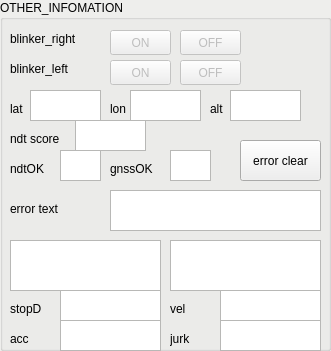
     <widget class="QGroupBox" name="groupBox_other">
      <property name="enabled">
       <bool>true</bool>
      </property>
      <property name="geometry">
       <rect>
        <x>350</x>
        <y>260</y>
        <width>331</width>
        <height>351</height>
       </rect>
      </property>
      <property name="palette">
       <palette>
        <active>
         <colorrole role="Base">
          <brush brushstyle="SolidPattern">
           <color alpha="255">
            <red>255</red>
            <green>255</green>
            <blue>255</blue>
           </color>
          </brush>
         </colorrole>
         <colorrole role="Window">
          <brush brushstyle="SolidPattern">
           <color alpha="255">
            <red>238</red>
            <green>238</green>
            <blue>236</blue>
           </color>
          </brush>
         </colorrole>
        </active>
        <inactive>
         <colorrole role="Base">
          <brush brushstyle="SolidPattern">
           <color alpha="255">
            <red>255</red>
            <green>255</green>
            <blue>255</blue>
           </color>
          </brush>
         </colorrole>
         <colorrole role="Window">
          <brush brushstyle="SolidPattern">
           <color alpha="255">
            <red>238</red>
            <green>238</green>
            <blue>236</blue>
           </color>
          </brush>
         </colorrole>
        </inactive>
        <disabled>
         <colorrole role="Base">
          <brush brushstyle="SolidPattern">
           <color alpha="255">
            <red>238</red>
            <green>238</green>
            <blue>236</blue>
           </color>
          </brush>
         </colorrole>
         <colorrole role="Window">
          <brush brushstyle="SolidPattern">
           <color alpha="255">
            <red>238</red>
            <green>238</green>
            <blue>236</blue>
           </color>
          </brush>
         </colorrole>
        </disabled>
       </palette>
      </property>
      <property name="autoFillBackground">
       <bool>true</bool>
      </property>
      <property name="title">
       <string>OTHER_INFOMATION</string>
      </property>
      <widget class="QLabel" name="lb_blinker_right">
       <property name="geometry">
        <rect>
         <x>10</x>
         <y>30</y>
         <width>91</width>
         <height>17</height>
        </rect>
       </property>
       <property name="text">
        <string>blinker_right</string>
       </property>
      </widget>
      <widget class="QPushButton" name="bt_blinker_right_on">
       <property name="enabled">
        <bool>false</bool>
       </property>
       <property name="geometry">
        <rect>
         <x>110</x>
         <y>30</y>
         <width>61</width>
         <height>25</height>
        </rect>
       </property>
       <property name="text">
        <string>ON</string>
       </property>
      </widget>
      <widget class="QPushButton" name="bt_blinker_right_off">
       <property name="enabled">
        <bool>false</bool>
       </property>
       <property name="geometry">
        <rect>
         <x>180</x>
         <y>30</y>
         <width>61</width>
         <height>25</height>
        </rect>
       </property>
       <property name="text">
        <string>OFF</string>
       </property>
      </widget>
      <widget class="QLabel" name="lb_blinker_left">
       <property name="geometry">
        <rect>
         <x>10</x>
         <y>60</y>
         <width>91</width>
         <height>17</height>
        </rect>
       </property>
       <property name="text">
        <string>blinker_left</string>
       </property>
      </widget>
      <widget class="QPushButton" name="bt_blinker_left_on">
       <property name="enabled">
        <bool>false</bool>
       </property>
       <property name="geometry">
        <rect>
         <x>110</x>
         <y>60</y>
         <width>61</width>
         <height>25</height>
        </rect>
       </property>
       <property name="text">
        <string>ON</string>
       </property>
      </widget>
      <widget class="QPushButton" name="bt_blinker_left_off">
       <property name="enabled">
        <bool>false</bool>
       </property>
       <property name="geometry">
        <rect>
         <x>180</x>
         <y>60</y>
         <width>61</width>
         <height>25</height>
        </rect>
       </property>
       <property name="text">
        <string>OFF</string>
       </property>
      </widget>
      <widget class="QTextEdit" name="tx_error_text">
       <property name="geometry">
        <rect>
         <x>110</x>
         <y>190</y>
         <width>211</width>
         <height>41</height>
        </rect>
       </property>
       <property name="autoFillBackground">
        <bool>true</bool>
       </property>
       <property name="lineWidth">
        <number>0</number>
       </property>
       <property name="verticalScrollBarPolicy">
        <enum>Qt::ScrollBarAlwaysOff</enum>
       </property>
       <property name="horizontalScrollBarPolicy">
        <enum>Qt::ScrollBarAlwaysOff</enum>
       </property>
       <property name="readOnly">
        <bool>true</bool>
       </property>
       <property name="textInteractionFlags">
        <set>Qt::TextSelectableByMouse</set>
       </property>
      </widget>
      <widget class="QLabel" name="lb_error_text">
       <property name="geometry">
        <rect>
         <x>10</x>
         <y>200</y>
         <width>91</width>
         <height>17</height>
        </rect>
       </property>
       <property name="text">
        <string>error text</string>
       </property>
      </widget>
      <widget class="QPushButton" name="bt_error_text_reset">
       <property name="geometry">
        <rect>
         <x>240</x>
         <y>140</y>
         <width>81</width>
         <height>41</height>
        </rect>
       </property>
       <property name="text">
        <string>error clear</string>
       </property>
      </widget>
      <widget class="QTextEdit" name="tx_distance_check">
       <property name="geometry">
        <rect>
         <x>10</x>
         <y>240</y>
         <width>151</width>
         <height>51</height>
        </rect>
       </property>
       <property name="font">
        <font>
         <pointsize>14</pointsize>
        </font>
       </property>
       <property name="autoFillBackground">
        <bool>true</bool>
       </property>
       <property name="lineWidth">
        <number>0</number>
       </property>
       <property name="verticalScrollBarPolicy">
        <enum>Qt::ScrollBarAlwaysOff</enum>
       </property>
       <property name="horizontalScrollBarPolicy">
        <enum>Qt::ScrollBarAlwaysOff</enum>
       </property>
       <property name="readOnly">
        <bool>true</bool>
       </property>
       <property name="textInteractionFlags">
        <set>Qt::TextSelectableByMouse</set>
       </property>
      </widget>
      <widget class="QTextEdit" name="tx_angular_check">
       <property name="geometry">
        <rect>
         <x>170</x>
         <y>240</y>
         <width>151</width>
         <height>51</height>
        </rect>
       </property>
       <property name="font">
        <font>
         <pointsize>14</pointsize>
        </font>
       </property>
       <property name="autoFillBackground">
        <bool>true</bool>
       </property>
       <property name="lineWidth">
        <number>0</number>
       </property>
       <property name="verticalScrollBarPolicy">
        <enum>Qt::ScrollBarAlwaysOff</enum>
       </property>
       <property name="horizontalScrollBarPolicy">
        <enum>Qt::ScrollBarAlwaysOff</enum>
       </property>
       <property name="readOnly">
        <bool>true</bool>
       </property>
       <property name="textInteractionFlags">
        <set>Qt::TextSelectableByMouse</set>
       </property>
      </widget>
      <widget class="QLabel" name="lb_stopper_distance">
       <property name="geometry">
        <rect>
         <x>10</x>
         <y>300</y>
         <width>66</width>
         <height>17</height>
        </rect>
       </property>
       <property name="text">
        <string>stopD</string>
       </property>
      </widget>
      <widget class="QTextEdit" name="tx_stopper_distance">
       <property name="geometry">
        <rect>
         <x>60</x>
         <y>290</y>
         <width>101</width>
         <height>31</height>
        </rect>
       </property>
       <property name="font">
        <font>
         <pointsize>14</pointsize>
        </font>
       </property>
       <property name="autoFillBackground">
        <bool>true</bool>
       </property>
       <property name="lineWidth">
        <number>0</number>
       </property>
       <property name="verticalScrollBarPolicy">
        <enum>Qt::ScrollBarAlwaysOff</enum>
       </property>
       <property name="horizontalScrollBarPolicy">
        <enum>Qt::ScrollBarAlwaysOff</enum>
       </property>
       <property name="readOnly">
        <bool>true</bool>
       </property>
       <property name="textInteractionFlags">
        <set>Qt::TextSelectableByMouse</set>
       </property>
      </widget>
      <widget class="QLabel" name="lb_can_jurk">
       <property name="geometry">
        <rect>
         <x>170</x>
         <y>330</y>
         <width>66</width>
         <height>17</height>
        </rect>
       </property>
       <property name="text">
        <string>jurk</string>
       </property>
      </widget>
      <widget class="QTextEdit" name="tx_can_jurk">
       <property name="geometry">
        <rect>
         <x>220</x>
         <y>320</y>
         <width>101</width>
         <height>31</height>
        </rect>
       </property>
       <property name="font">
        <font>
         <pointsize>14</pointsize>
        </font>
       </property>
       <property name="autoFillBackground">
        <bool>true</bool>
       </property>
       <property name="lineWidth">
        <number>0</number>
       </property>
       <property name="verticalScrollBarPolicy">
        <enum>Qt::ScrollBarAlwaysOff</enum>
       </property>
       <property name="horizontalScrollBarPolicy">
        <enum>Qt::ScrollBarAlwaysOff</enum>
       </property>
       <property name="readOnly">
        <bool>true</bool>
       </property>
       <property name="textInteractionFlags">
        <set>Qt::TextSelectableByMouse</set>
       </property>
      </widget>
      <widget class="QTextEdit" name="tx_can_accel">
       <property name="geometry">
        <rect>
         <x>60</x>
         <y>320</y>
         <width>101</width>
         <height>31</height>
        </rect>
       </property>
       <property name="font">
        <font>
         <pointsize>14</pointsize>
        </font>
       </property>
       <property name="autoFillBackground">
        <bool>true</bool>
       </property>
       <property name="lineWidth">
        <number>0</number>
       </property>
       <property name="verticalScrollBarPolicy">
        <enum>Qt::ScrollBarAlwaysOff</enum>
       </property>
       <property name="horizontalScrollBarPolicy">
        <enum>Qt::ScrollBarAlwaysOff</enum>
       </property>
       <property name="readOnly">
        <bool>true</bool>
       </property>
       <property name="textInteractionFlags">
        <set>Qt::TextSelectableByMouse</set>
       </property>
      </widget>
      <widget class="QLabel" name="lb_can_velocity">
       <property name="geometry">
        <rect>
         <x>170</x>
         <y>300</y>
         <width>66</width>
         <height>17</height>
        </rect>
       </property>
       <property name="text">
        <string>vel</string>
       </property>
      </widget>
      <widget class="QTextEdit" name="tx_can_velocity">
       <property name="geometry">
        <rect>
         <x>220</x>
         <y>290</y>
         <width>101</width>
         <height>31</height>
        </rect>
       </property>
       <property name="font">
        <font>
         <pointsize>14</pointsize>
        </font>
       </property>
       <property name="autoFillBackground">
        <bool>true</bool>
       </property>
       <property name="lineWidth">
        <number>0</number>
       </property>
       <property name="verticalScrollBarPolicy">
        <enum>Qt::ScrollBarAlwaysOff</enum>
       </property>
       <property name="horizontalScrollBarPolicy">
        <enum>Qt::ScrollBarAlwaysOff</enum>
       </property>
       <property name="readOnly">
        <bool>true</bool>
       </property>
       <property name="textInteractionFlags">
        <set>Qt::TextSelectableByMouse</set>
       </property>
      </widget>
      <widget class="QLabel" name="lb_can_accel">
       <property name="geometry">
        <rect>
         <x>10</x>
         <y>330</y>
         <width>66</width>
         <height>17</height>
        </rect>
       </property>
       <property name="text">
        <string>acc</string>
       </property>
      </widget>
      <widget class="QLabel" name="lb_lat">
       <property name="geometry">
        <rect>
         <x>10</x>
         <y>100</y>
         <width>21</width>
         <height>17</height>
        </rect>
       </property>
       <property name="text">
        <string>lat</string>
       </property>
      </widget>
      <widget class="QTextEdit" name="tx_lat">
       <property name="geometry">
        <rect>
         <x>30</x>
         <y>90</y>
         <width>71</width>
         <height>31</height>
        </rect>
       </property>
       <property name="autoFillBackground">
        <bool>true</bool>
       </property>
       <property name="lineWidth">
        <number>0</number>
       </property>
       <property name="verticalScrollBarPolicy">
        <enum>Qt::ScrollBarAlwaysOff</enum>
       </property>
       <property name="horizontalScrollBarPolicy">
        <enum>Qt::ScrollBarAlwaysOff</enum>
       </property>
       <property name="readOnly">
        <bool>true</bool>
       </property>
       <property name="textInteractionFlags">
        <set>Qt::TextSelectableByMouse</set>
       </property>
      </widget>
      <widget class="QTextEdit" name="tx_lon">
       <property name="geometry">
        <rect>
         <x>130</x>
         <y>90</y>
         <width>71</width>
         <height>31</height>
        </rect>
       </property>
       <property name="autoFillBackground">
        <bool>true</bool>
       </property>
       <property name="lineWidth">
        <number>0</number>
       </property>
       <property name="verticalScrollBarPolicy">
        <enum>Qt::ScrollBarAlwaysOff</enum>
       </property>
       <property name="horizontalScrollBarPolicy">
        <enum>Qt::ScrollBarAlwaysOff</enum>
       </property>
       <property name="readOnly">
        <bool>true</bool>
       </property>
       <property name="textInteractionFlags">
        <set>Qt::TextSelectableByMouse</set>
       </property>
      </widget>
      <widget class="QLabel" name="lb_lon">
       <property name="geometry">
        <rect>
         <x>110</x>
         <y>100</y>
         <width>21</width>
         <height>17</height>
        </rect>
       </property>
       <property name="text">
        <string>lon</string>
       </property>
      </widget>
      <widget class="QTextEdit" name="tx_alt">
       <property name="geometry">
        <rect>
         <x>230</x>
         <y>90</y>
         <width>71</width>
         <height>31</height>
        </rect>
       </property>
       <property name="autoFillBackground">
        <bool>true</bool>
       </property>
       <property name="lineWidth">
        <number>0</number>
       </property>
       <property name="verticalScrollBarPolicy">
        <enum>Qt::ScrollBarAlwaysOff</enum>
       </property>
       <property name="horizontalScrollBarPolicy">
        <enum>Qt::ScrollBarAlwaysOff</enum>
       </property>
       <property name="readOnly">
        <bool>true</bool>
       </property>
       <property name="textInteractionFlags">
        <set>Qt::TextSelectableByMouse</set>
       </property>
      </widget>
      <widget class="QLabel" name="lb_alt">
       <property name="geometry">
        <rect>
         <x>210</x>
         <y>100</y>
         <width>21</width>
         <height>17</height>
        </rect>
       </property>
       <property name="text">
        <string>alt</string>
       </property>
      </widget>
      <widget class="QLabel" name="lb_ndt_score">
       <property name="geometry">
        <rect>
         <x>10</x>
         <y>130</y>
         <width>71</width>
         <height>17</height>
        </rect>
       </property>
       <property name="text">
        <string>ndt score</string>
       </property>
      </widget>
      <widget class="QTextEdit" name="tx_ndt_score">
       <property name="geometry">
        <rect>
         <x>75</x>
         <y>120</y>
         <width>71</width>
         <height>31</height>
        </rect>
       </property>
       <property name="autoFillBackground">
        <bool>true</bool>
       </property>
       <property name="lineWidth">
        <number>0</number>
       </property>
       <property name="verticalScrollBarPolicy">
        <enum>Qt::ScrollBarAlwaysOff</enum>
       </property>
       <property name="horizontalScrollBarPolicy">
        <enum>Qt::ScrollBarAlwaysOff</enum>
       </property>
       <property name="readOnly">
        <bool>true</bool>
       </property>
       <property name="textInteractionFlags">
        <set>Qt::TextSelectableByMouse</set>
       </property>
      </widget>
      <widget class="QLabel" name="lb_ndt_ok">
       <property name="geometry">
        <rect>
         <x>10</x>
         <y>160</y>
         <width>71</width>
         <height>17</height>
        </rect>
       </property>
       <property name="text">
        <string>ndtOK</string>
       </property>
      </widget>
      <widget class="QTextEdit" name="tx_ndt_ok">
       <property name="geometry">
        <rect>
         <x>60</x>
         <y>150</y>
         <width>41</width>
         <height>31</height>
        </rect>
       </property>
       <property name="autoFillBackground">
        <bool>true</bool>
       </property>
       <property name="lineWidth">
        <number>0</number>
       </property>
       <property name="verticalScrollBarPolicy">
        <enum>Qt::ScrollBarAlwaysOff</enum>
       </property>
       <property name="horizontalScrollBarPolicy">
        <enum>Qt::ScrollBarAlwaysOff</enum>
       </property>
       <property name="readOnly">
        <bool>true</bool>
       </property>
       <property name="textInteractionFlags">
        <set>Qt::TextSelectableByMouse</set>
       </property>
      </widget>
      <widget class="QLabel" name="lb_gnss_ok">
       <property name="geometry">
        <rect>
         <x>110</x>
         <y>160</y>
         <width>71</width>
         <height>17</height>
        </rect>
       </property>
       <property name="text">
        <string>gnssOK</string>
       </property>
      </widget>
      <widget class="QTextEdit" name="tx_gnss_ok">
       <property name="geometry">
        <rect>
         <x>170</x>
         <y>150</y>
         <width>41</width>
         <height>31</height>
        </rect>
       </property>
       <property name="autoFillBackground">
        <bool>true</bool>
       </property>
       <property name="lineWidth">
        <number>0</number>
       </property>
       <property name="verticalScrollBarPolicy">
        <enum>Qt::ScrollBarAlwaysOff</enum>
       </property>
       <property name="horizontalScrollBarPolicy">
        <enum>Qt::ScrollBarAlwaysOff</enum>
       </property>
       <property name="readOnly">
        <bool>true</bool>
       </property>
       <property name="textInteractionFlags">
        <set>Qt::TextSelectableByMouse</set>
       </property>
      </widget>
     </widget>
